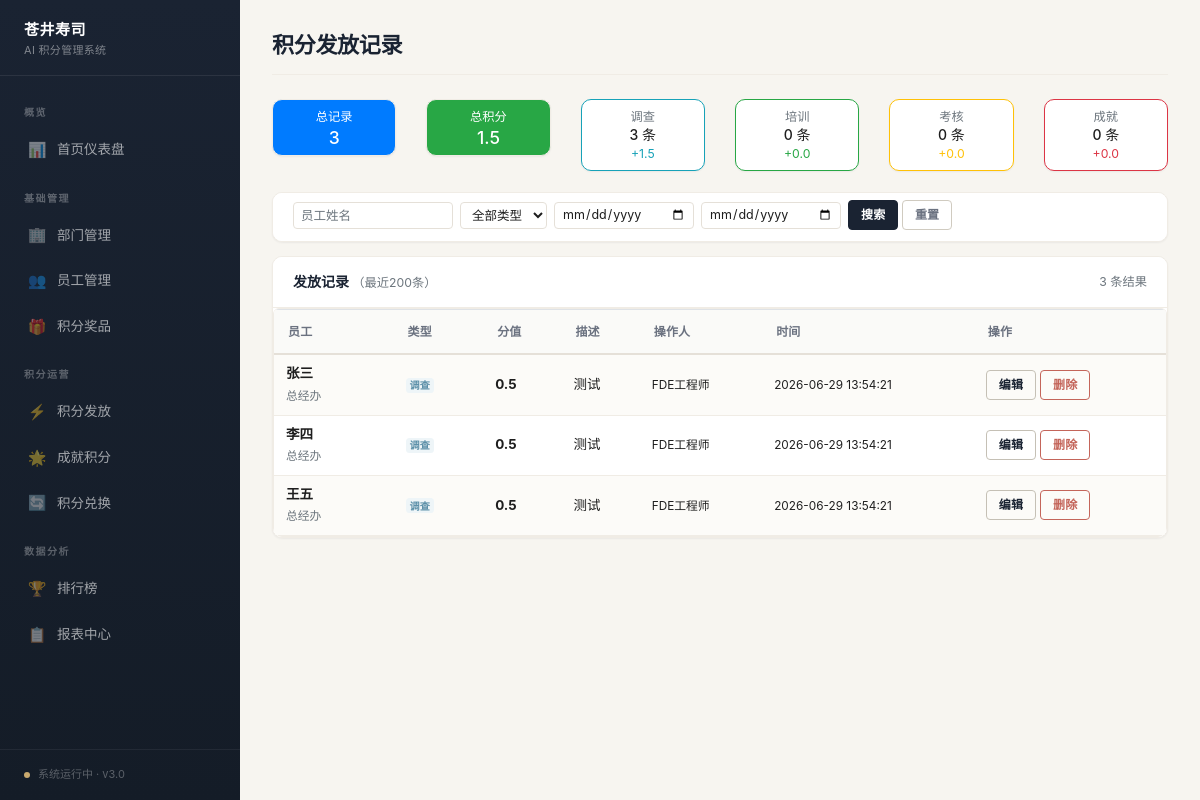
The page /pages/points_records.php on the database as committed earlier.
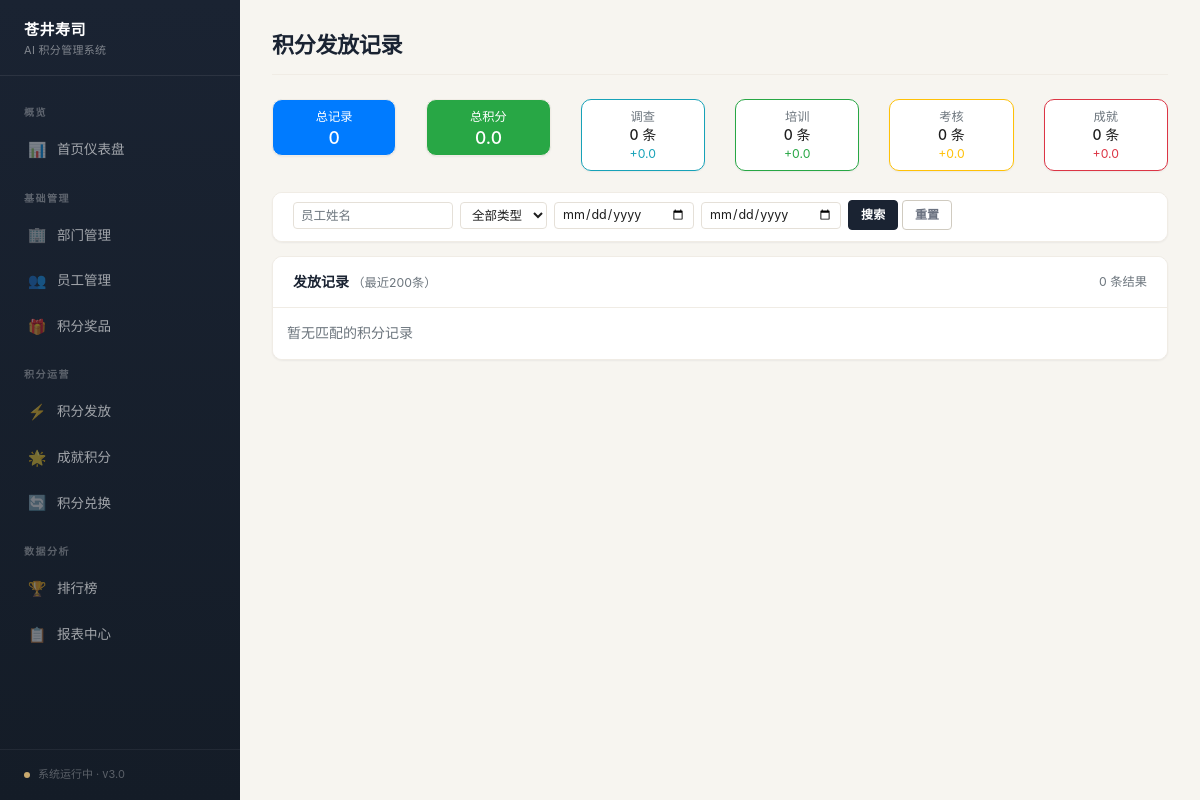
The same page on the database as committed later.
### tables this page shows
CREATE TABLE points_log (
        id            INTEGER PRIMARY KEY AUTOINCREMENT,
        employee_id   INTEGER NOT NULL REFERENCES employees(id) ON DELETE CASCADE,
        type          TEXT    NOT NULL CHECK(type IN ('survey','training','exam','achievement')),
        points        REAL    NOT NULL,
        description   TEXT    DEFAULT '',
        operator      TEXT    NOT NULL DEFAULT 'FDE工程师',
        created_at    TEXT    NOT NULL DEFAULT (datetime('now','localtime'))
    );

CREATE TABLE employees (
        id            INTEGER PRIMARY KEY AUTOINCREMENT,
        name          TEXT    NOT NULL,
        department_id INTEGER NOT NULL REFERENCES departments(id),
        phone         TEXT    DEFAULT '',
        email         TEXT    DEFAULT '',
        ai_level      TEXT    NOT NULL DEFAULT 'L0'
                              CHECK(ai_level IN ('L0','L1','L2','L3','L4')),
        status        TEXT    NOT NULL DEFAULT '在职'
                              CHECK(status IN ('在职','离职')),
        created_at    TEXT    NOT NULL DEFAULT (datetime('now','localtime')),
        updated_at    TEXT    NOT NULL DEFAULT (datetime('now','localtime'))
    );

CREATE TABLE departments (
        id   INTEGER PRIMARY KEY AUTOINCREMENT,
        name TEXT    NOT NULL UNIQUE
    );

### pages/points_records.php (the view, shortened to what the changed rows need)
<?php
require_once __DIR__ . '/../includes/layout.php';
$db = getDB();
$searchName = trim($_GET['search'] ?? '');
$typeFilter = $_GET['type'] ?? 'all';
$dateFrom   = $_GET['date_from'] ?? '';
$dateTo     = $_GET['date_to'] ?? '';
$where   = [];
$params  = [];
$whereClause = $where ? 'WHERE ' . implode(' AND ', $where) : '';
$sql = "SELECT pl.id, pl.type, pl.points, pl.description, pl.operator, pl.created_at,
               e.name AS emp_name, d.name AS dept_name
        FROM points_log pl
        JOIN employees e ON pl.employee_id = e.id
        JOIN departments d ON e.department_id = d.id
        {$whereClause}
        ORDER BY pl.created_at DESC
        LIMIT 200";
$stmt = $db->prepare($sql);
$stmt->execute($params);
$records = $stmt->fetchAll();
$statsSql = "SELECT type, COUNT(*) AS cnt, SUM(points) AS total
             FROM points_log pl
             JOIN employees e ON pl.employee_id = e.id
             {$whereClause}
             GROUP BY type";
$statsStmt = $db->prepare($statsSql);
$statsStmt->execute($params);
$stats = $statsStmt->fetchAll();
$statsMap = [];
foreach ($stats as $s) {
    $statsMap[$s['type']] = $s;
}
$totalPoints = array_sum(array_column($stats, 'total'));
$totalCount  = array_sum(array_column($stats, 'cnt'));
?>
<div class="page-header">
    <h2>积分发放记录</h2>
</div>
<div class="row mb-3">
    <div class="col-md-2 col-6 mb-2">
        <div class="card bg-primary text-white text-center py-2">
            <div class="small">总记录</div>
            <div class="h5 mb-0"><?php echo $totalCount; ?></div>
        </div>
    </div>
    <div class="col-md-2 col-6 mb-2">
        <div class="card bg-success text-white text-center py-2">
            <div class="small">总积分</div>
            <div class="h5 mb-0"><?php echo number_format($totalPoints, 1); ?></div>
        </div>
    </div>
    <?php
    $typeLabels = [
        'survey'      => ['label' => '调查', 'color' => 'info'],
        'training'    => ['label' => '培训', 'color' => 'success'],
        'exam'        => ['label' => '考核', 'color' => 'warning'],
        'achievement' => ['label' => '成就', 'color' => 'danger'],
    ];
    foreach ($typeLabels as $t => $info):
        $cnt = $statsMap[$t]['cnt'] ?? 0;
        $pts = $statsMap[$t]['total'] ?? 0;
    ?>
    <div class="col-md-2 col-6 mb-2">
        <div class="card border-<?php echo $info['color']; ?> text-center py-2">
            <div class="small text-muted"><?php echo $info['label']; ?></div>
            <div class="h6 mb-0"><?php echo $cnt; ?> 条</div>
            <div class="small text-<?php echo $info['color']; ?>">+<?php echo number_format($pts, 1); ?></div>
        </div>
    </div>
    <?php endforeach; ?>
</div>
<div class="card">
    <div class="card-header d-flex justify-content-between align-items-center">
        <strong>发放记录 <small class="text-muted">（最近200条）</small></strong>
        <small class="text-muted"><?php echo count($records); ?> 条结果</small>
    </div>
    <div class="card-body p-0">
        <?php if (empty($records)): ?>
        <div class="p-3 text-muted">暂无匹配的积分记录</div>
        <?php else: ?>
        <div class="table-responsive" style="max-height:600px;overflow-y:auto;">
        <table class="table table-sm table-striped mb-0">
            <thead style="position:sticky;top:0;background:#fff;z-index:1;">
                <tr>
                    <th style="min-width:80px;">员工</th>
                    <th style="min-width:60px;">类型</th>
                    <th style="min-width:50px;">分值</th>
                    <th>描述</th>
                    <th style="min-width:80px;">操作人</th>
                    <th style="min-width:130px;">时间</th>
                    <th style="min-width:100px;">操作</th>
                </tr>
            </thead>
            <tbody>
                <?php
                $badgeColors = [
                    'survey'      => 'info',
                    'training'    => 'success',
                    'exam'        => 'warning',
                    'achievement' => 'danger',
                ];
                $badgeNames = [
                    'survey'      => '调查',
                    'training'    => '培训',
                    'exam'        => '考核',
                    'achievement' => '成就',
                ];
                foreach ($records as $rec):
                    $badge  = $badgeColors[$rec['type']] ?? 'secondary';
                    $tName  = $badgeNames[$rec['type']] ?? $rec['type'];
                ?>
                <tr>
                    <td>
                        <strong><?php echo htmlspecialchars($rec['emp_name'], ENT_QUOTES, 'UTF-8'); ?></strong>
                        <br><small class="text-muted"><?php echo htmlspecialchars($rec['dept_name'], ENT_QUOTES, 'UTF-8'); ?></small>
                    </td>
                    <td><span class="badge badge-<?php echo $badge; ?>"><?php echo $tName; ?></span></td>
                    <td><strong><?php echo $rec['points']; ?></strong></td>
                    <td>
                        <div style="max-width:200px;overflow:hidden;text-overflow:ellipsis;white-space:nowrap;"
                             title="<?php echo htmlspecialchars($rec['description'], ENT_QUOTES, 'UTF-8'); ?>">
                            <?php echo htmlspecialchars($rec['description'], ENT_QUOTES, 'UTF-8'); ?>
                        </div>
                    </td>
                    <td><small><?php echo htmlspecialchars($rec['operator'], ENT_QUOTES, 'UTF-8'); ?></small></td>
                    <td><small><?php echo $rec['created_at']; ?></small></td>
                    <td>
                        <button type="button" class="btn btn-sm btn-outline-primary btn-edit-log"
                                data-toggle="modal" data-target="#editLogModal"
                                data-id="<?php echo $rec['id']; ?>"
                                data-type="<?php echo $rec['type']; ?>"
                                data-points="<?php echo $rec['points']; ?>"
                                data-description="<?php echo htmlspecialchars($rec['description'], ENT_QUOTES, 'UTF-8'); ?>">
                            编辑
                        </button>
                        <form method="POST" action="/pages/points_records.php?<?php echo http_build_query(['search'=>$searchName,'type'=>$typeFilter,'date_from'=>$dateFrom,'date_to'=>$dateTo]); ?>" style="display:inline;"
                              class="form-delete-log" data-employee="<?php echo htmlspecialchars($rec['emp_name'], ENT_QUOTES, 'UTF-8'); ?>">
                            <button type="submit" class="btn btn-sm btn-outline-danger">删除</button>
                        </form>
                    </td>
                </tr>
                <?php endforeach; ?>
            </tbody>
        </table>
        </div>
        <?php endif; ?>
    </div>
</div>
<?php
$content = ob_get_clean();
renderLayout('积分发放记录', 'records', $content);

### includes/layout.php (shortened to what the changed rows need)
<?php
function renderLayout(string $title, string $activeNav, string $content): void
{
    $navGroups = [
        [
            'label' => '概览',
            'items' => [
                ['key' => 'dashboard',  'label' => '首页仪表盘', 'href' => '/dashboard.php',        'icon' => '📊', 'enabled' => true],
            ]
        ],
        [
            'label' => '基础管理',
            'items' => [
                ['key' => 'departments', 'label' => '部门管理',   'href' => '/pages/department.php',  'icon' => '🏢', 'enabled' => true],
                ['key' => 'employees',   'label' => '员工管理',   'href' => '/index.php',             'icon' => '👥', 'enabled' => true],
                ['key' => 'prizes',      'label' => '积分奖品',   'href' => '/pages/prizes.php',      'icon' => '🎁', 'enabled' => true],
            ]
        ],
        [
            'label' => '积分运营',
            'items' => [
                ['key' => 'points',      'label' => '积分发放',   'href' => '/pages/points.php',      'icon' => '⚡', 'enabled' => true],
                ['key' => 'achievement', 'label' => '成就积分',   'href' => '/pages/achievement.php', 'icon' => '🌟', 'enabled' => true],
                ['key' => 'exchange',    'label' => '积分兑换',   'href' => '/pages/exchange.php',    'icon' => '🔄', 'enabled' => true],
            ]
        ],
        [
            'label' => '数据分析',
            'items' => [
                ['key' => 'rank',        'label' => '排行榜',     'href' => '/pages/leaderboard.php', 'icon' => '🏆', 'enabled' => true],
                ['key' => 'reports',     'label' => '报表中心',   'href' => '/pages/reports.php',     'icon' => '📋', 'enabled' => true],
            ]
        ],
    ];
    ?><!DOCTYPE html>
<html lang="zh-CN">
<head>
    <link rel="stylesheet" href="https://cdn.jsdelivr.net/npm/bootstrap@4.6.2/dist/css/bootstrap.min.css">
    <link rel="stylesheet" href="/assets/css/style.css">
</head>
<body>
<aside class="sidebar">
    <nav class="sidebar-nav">
        <?php foreach ($navGroups as $group): ?>
        <div class="nav-section-label"><?php echo htmlspecialchars($group['label'], ENT_QUOTES, 'UTF-8'); ?></div>
        <?php foreach ($group['items'] as $item): ?>
            <?php if ($item['enabled']): ?>
                <a href="<?php echo htmlspecialchars($item['href'], ENT_QUOTES, 'UTF-8'); ?>"
                   class="<?php echo $item['key'] === $activeNav ? 'active' : ''; ?>">
                    <span class="nav-icon"><?php echo $item['icon']; ?></span>
                    <?php echo htmlspecialchars($item['label'], ENT_QUOTES, 'UTF-8'); ?>
                </a>
            <?php endif; ?>
        <?php endforeach; ?>
        <?php endforeach; ?>
    </nav>
</aside>
<main class="content">
    <?php echo $content; ?>
</main>
</body>
</html>
<?php
}

Rows that differ between the two databases and show on the page:
removed points_log: employee.name "张三", departments.name "总经办", type "调查", points "0.5", description "测试", operator "FDE工程师", created_at "2026-06-29 13:54:21"
removed points_log: employee.name "李四", departments.name "总经办", type "调查", points "0.5", description "测试", operator "FDE工程师", created_at "2026-06-29 13:54:21"
removed points_log: employee.name "王五", departments.name "总经办", type "调查", points "0.5", description "测试", operator "FDE工程师", created_at "2026-06-29 13:54:21"
Other text that changed with them:
$totalCount: "3" → "0"
$totalPoints: "1.5" → "0.0"
count($records): "3" → "0"
new list line: "调查 0 条 + 0.0"
text no longer shown: "员工 类型 分值 描述 操作人 时间 操作"
text now shown: "暂无匹配的积分记录"
list line gone: "调查 3 条 + 1.5"
